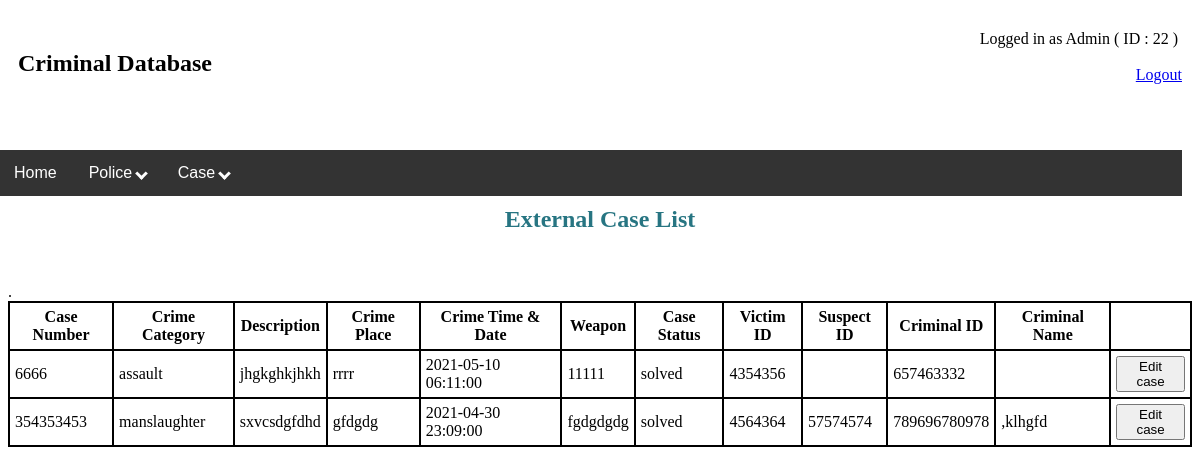
Screenshot of /view/EXTERNAL CASE LIST_police.php (signed in) with the database file from the repository.
### tables this page shows
CREATE TABLE `case_file` (
  `CaseNumber` varchar(20) NOT NULL,
  `CrimeCategory` varchar(20) NOT NULL,
  `Description` varchar(200) NOT NULL,
  `CrimePlace` varchar(20) NOT NULL,
  `TimeDate` datetime NOT NULL,
  `Weapon` varchar(30) NOT NULL,
  `CaseStatus` varchar(10) NOT NULL,
  `ReportingPoliceID` varchar(20) NOT NULL,
  `Privacy` varchar(20) NOT NULL
);

CREATE TABLE `victim` (
  `Victim_ID` varchar(30) NOT NULL,
  `NID` varchar(30) NOT NULL,
  `Description` varchar(200) NOT NULL,
  `CaseNumber` varchar(20) NOT NULL
);

CREATE TABLE `convicted_criminal` (
  `Criminal_ID` varchar(20) NOT NULL,
  `NID` varchar(30) NOT NULL,
  `Description` varchar(200) NOT NULL,
  `CaseNumber` varchar(20) NOT NULL
);

CREATE TABLE `suspect` (
  `Suspect_ID` varchar(20) NOT NULL,
  `NID` varchar(30) NOT NULL,
  `Description` varchar(200) NOT NULL,
  `CaseNumber` varchar(20) NOT NULL
);

CREATE TABLE `person` (
  `NID` varchar(20) NOT NULL,
  `Name` varchar(20) NOT NULL,
  `DateOfBirth` date NOT NULL,
  `Gender` varchar(10) NOT NULL,
  `Address` varchar(50) NOT NULL,
  `PhoneNo` varchar(20) NOT NULL
);

### model/model.php (called while the page is built, shortened)
<?php
function getAllExternalCase($policeID){
    $conn = db_conn();
    $selectQuery = "SELECT case_file.CaseNumber, CrimeCategory, case_file.Description, CrimePlace, TimeDate, Weapon, CaseStatus, Victim_ID, victim.NID as 'vNID', victim.Description as 'vDescription', Suspect_ID, suspect.NID as 'sNID', suspect.Description as 'sDescription', Criminal_ID, convicted_criminal.NID as 'cNID', convicted_criminal.Description as 'cDescription', Name, DateOfBirth, Gender, Address, PhoneNo FROM case_file LEFT JOIN convicted_criminal ON case_file.CaseNumber = convicted_criminal.CaseNumber LEFT JOIN suspect ON case_file.CaseNumber = suspect.CaseNumber LEFT JOIN victim ON case_file.CaseNumber = victim.CaseNumber LEFT JOIN person ON person.NID = convicted_criminal.NID WHERE case_file.CaseNumber in (SELECT CaseNumber FROM case_access where Police_ID = '$policeID')";
    try{
        $stmt = $conn->query($selectQuery);
    }catch(PDOException $e){
        echo $e->getMessage();
    }
    $rows = $stmt->fetchAll(PDO::FETCH_ASSOC);
    return $rows;
}
?>

### view/external case list_police 2.php (the view, shortened to what this page needs)
<?php
require_once '../model/model.php';
if (isset($_SESSION['policeID'])) {
    $myCaseList = getAllExternalCase($_SESSION['policeID']);
}
?>
<!DOCTYPE html>
<html>
<head>
    <link rel="stylesheet" type="text/css" href="../style.css">
</head>
<body>
    <h2 class="h2">External Case List</h2>
<table>
    <thead>
        <tr>
            <th>Case Number</th>
            <th>Crime Category</th>
            <th>Description</th>
            <th>Crime Place</th>
            <th>Crime Time & Date</th>
            <th>Weapon</th>
            <th>Case Status</th>
            <th>Victim ID</th>
            <th>Suspect ID</th>
            <th>Criminal ID</th>
            <th>Criminal Name</th>
        </tr>.
    </thead>
    <tbody>
        <?php
        foreach ($myCaseList as $i => $case):
            echo '<tr>';
                echo '<td>' .$case["CaseNumber"]. '</td>';
                echo '<td>' .$case["CrimeCategory"]. '</td>';
                echo '<td>' .$case["Description"]. '</td>';
                echo '<td>' .$case["CrimePlace"]. '</td>';
                echo '<td>' .$case["TimeDate"]. '</td>';
                echo '<td>' .$case["Weapon"]. '</td>';
                echo '<td>' .$case["CaseStatus"]. '</td>';
                echo '<td>' .$case["Victim_ID"]. '</td>';
                echo '<td>' .$case["Suspect_ID"]. '</td>';
                echo '<td>' .$case["Criminal_ID"]. '</td>';
                echo '<td>' .$case["Name"]. '</td>';
                echo '<td><a href="EDIT A CASE.php?CaseNumber=' .$case["CaseNumber"]. '"><button>Edit case</button></a></td>';
            echo '</tr>' ;
        endforeach;
        ?>
    </tbody>
</table>
</body>
</html>

### style.css (style rules this page uses)
.h2 { text-align: center; color: #277582; padding: 30px; }
table { width: 100%; }
table,th,td { border : 2px solid black; border-collapse: collapse; }
th,td { padding: 5px; }

### rows the page displays
case_file: CaseNumber "6666", CrimeCategory "assault", Description "jhgkghkjhkh", CrimePlace "rrrr", TimeDate "2021-05-10 06:11:00", Weapon "11111", CaseStatus "solved", victim.Victim_ID "4354356", convicted_criminal.Criminal_ID "657463332"
case_file: CaseNumber "354353453", CrimeCategory "manslaughter", Description "sxvcsdgfdhd", CrimePlace "gfdgdg", TimeDate "2021-04-30 23:09:00", Weapon "fgdgdgdg", CaseStatus "solved", victim.Victim_ID "4564364", suspect.Suspect_ID "57574574", convicted_criminal.Criminal_ID "789696780978", person.Name ",klhgfd"

### other values shown
$_SESSION["id"] "22"
